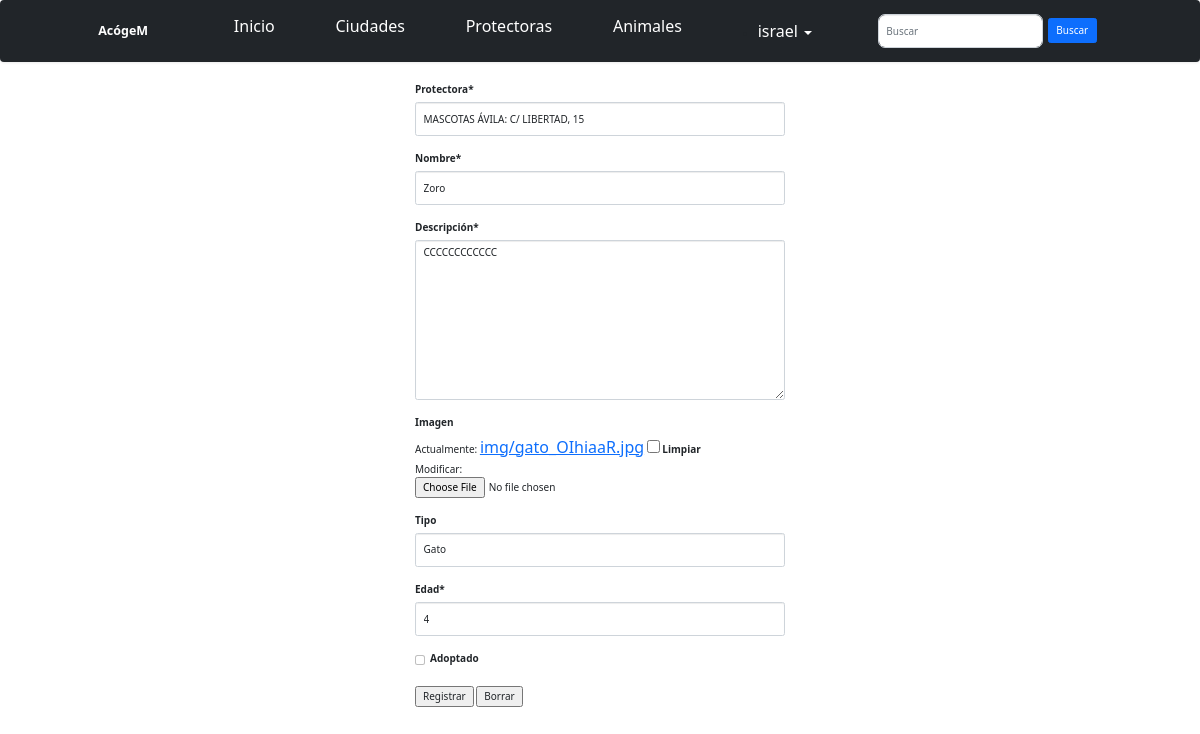
The page /animales/1/update (signed in) on the database its author committed.
### AcogeM_app/models.py (models this page shows, shortened)
class Animal(models.Model):
	protectora = models.ForeignKey('Protectora', on_delete=models.CASCADE)
	nom = models.CharField('Nombre', max_length=50)
	descrip = models.TextField('Descripción')
	foto = models.ImageField('Imagen', blank=True, null=True, upload_to='img')
	TIPO_ANIMALES = [
	 	("p", "Perro"),
	 	("g", "Gato"),
	 	("h", "Huron"),
		("c", "Conejo"),
	]
	tipo = models.CharField('Tipo', max_length=1, choices=TIPO_ANIMALES, blank=True, default="p")
	edad = models.IntegerField('Edad', default=0, null=True)
	adoptado = models.BooleanField(default=False)
	class Meta:
		verbose_name_plural = "Animales"

class Protectora(models.Model):
    ciudad = models.ForeignKey(Ciudad, on_delete=models.CASCADE)
    nom = models.CharField('Nombre', max_length=100)
    direc = models.CharField('Direccion', max_length=200)
    fotopro = models.ImageField('Imagen', blank=True, null=True, upload_to='img')
    def __str__(self):
    	return f'{self.nom}: {self.direc}'
    class Meta:
    	verbose_name_plural = "Protectoras"

### AcogeM_app/views.py (the view)
# urls.py: path('animales/<int:pk>/update', permission_required('is_staff')(AnimalUpdateView.as_view()), name='animal-update'),
class AnimalUpdateView(LoginRequiredMixin, UpdateView):
	model = Animal
	form_class = AnimalForm
	success_url = reverse_lazy('animal-list')

### AcogeM_app/forms.py
class AnimalForm(forms.ModelForm):
	class Meta:
		model = Animal
		exclude = ['created_at', 'created_by', 'last_modified_by']

### AcogeM_app/templates/AcogeM_app/animal_form.html (shortened to what this page needs)
{% extends 'base.html' %}
{% load crispy_forms_tags %}
{% block content %}
  <div class="col-md-4 offset-md-4">
    <form enctype="multipart/form-data" action="" method="POST">
      {{ form|crispy }}
      <input type="submit" value="Registrar">
      <input type="reset" value="Borrar">
    </form>
  </div>
{% endblock %}

### AcogeM_app/templates/base.html (shortened to what this page needs)
<!DOCTYPE html>
<html lang="en">
<head>
  <link rel="stylesheet" href="https://maxcdn.bootstrapcdn.com/bootstrap/3.3.7/css/bootstrap.min.css">
  {% load static %}
  <link rel="stylesheet" href="{% static 'css/styles.css' %}">
</head>
<body>
  <div class="navbar navbar-dark bg-dark shadow-sm">
    <div class="container">
      <a href="{% url 'index.html' %}" class="navbar-brand d-flex align-items-center">
        <strong>AcógeM</strong>
      </a>
          <p class="active"><a style="color: white; text-decoration: none;" href="{% url 'index.html' %}">Inicio</a></p>
          <p><a style="color: white; text-decoration: none;" href="{% url 'ciudad-list' %}">Ciudades</a></p>
          <p><a style="color: white; text-decoration: none;" href="{% url 'protectora-list' %}">Protectoras</a></p>
          <p><a style="color: white; text-decoration: none;" href="{% url 'animal-list' %}">Animales</a></p>
        {% if user.is_authenticated %}
          <li class="dropdown">
            <a style="color: white; text-decoration: none;" href="#" class="" data-toggle="dropdown">{{ user }} <b class="caret"></b></a>
          </li>
        {% else %}
          <p><a style="color: white; text-decoration: none;" href="{% url 'login' %}">LOGIN</a></p>
          <p><a style="color: white; text-decoration: none;" href="{% url 'user-add' %}">REGISTRATE</a></p>
        {% endif %}
        <div class="buscar" style="position: relative; padding: 5px;">
        <form class="d-felx" method="POST" action="{% url 'search' %}">
          <div class="custom-search-input">
           <div class="input-group col-md-12">
             <input style="border-radius: 7px;" type="text" class="form-control" placeholder="Buscar" name="buscar">
             <span class="input-group-list">
              <button style="margin-left: 7px; margin-top: 4px;" type="submit" class="btn btn-primary">Buscar</button>
             </span>
           </div>
          </div>
        </form>
        </div>
    </div>
  </div>
  {% block content %}
  {% endblock %}
</body>
</html>

### AcogeM_app/templates/base.html (style rules this page uses)
a { font-size: medium; }

### rows shown on the page
Animal: protectora "MASCOTAS ÁVILA: C/ LIBERTAD, 15", descrip "CCCCCCCCCCCC", tipo "Gato", edad "4"
Protectora: nom "Zoro"

### other values the page prints
{{ user }} "israel"
